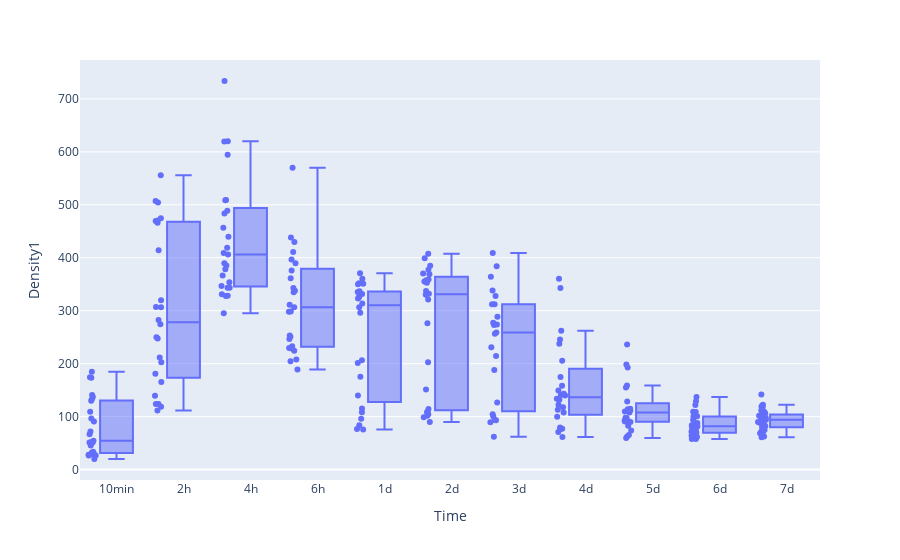

Notebook code cell kept with this figure:
### Markdown cell above
Moreover it is interactive, we can zoom, download as a png, and mouse over values to find what the medians and quartiles are.  We can even mouse over individual data points.

The latter functionality can be improved further, in this dataframe there is a column 'File' which tells what file that datapoint came from so that we can open it up and see why it was so high/low.

### Code cell
px.box(df, x='Time', y='Density1', points='all', hover_data=['File'])

### Figure 1 — Plotly figure (JSON) as saved in the notebook; plotly's stock layout.template omitted (floating-point values rounded to 4 significant figures; data arrays with more than 128 entries replaced by an {"elided": "..."} marker saying what was removed)
{"data": [{"alignmentgroup": "True", "boxpoints": "all", "customdata": {"elided": "280x1 str values"}, "hovertemplate": "Time=%{x}<br>Density1=%{y}<br>File=%{customdata[0]}<extra></extra>", "legendgroup": "", "marker": {"color": "#636efa"}, "name": "", "notched": false, "offsetgroup": "", "orientation": "v", "showlegend": false, "type": "box", "x": {"elided": "280 str values"}, "x0": " ", "xaxis": "x", "y": {"elided": "280 float values"}, "y0": " ", "yaxis": "y"}], "layout": {"boxmode": "group", "legend": {"tracegroupgap": 0}, "margin": {"t": 60}, "xaxis": {"anchor": "y", "domain": [0, 1], "title": {"text": "Time"}}, "yaxis": {"anchor": "x", "domain": [0, 1], "title": {"text": "Density1"}}}}
